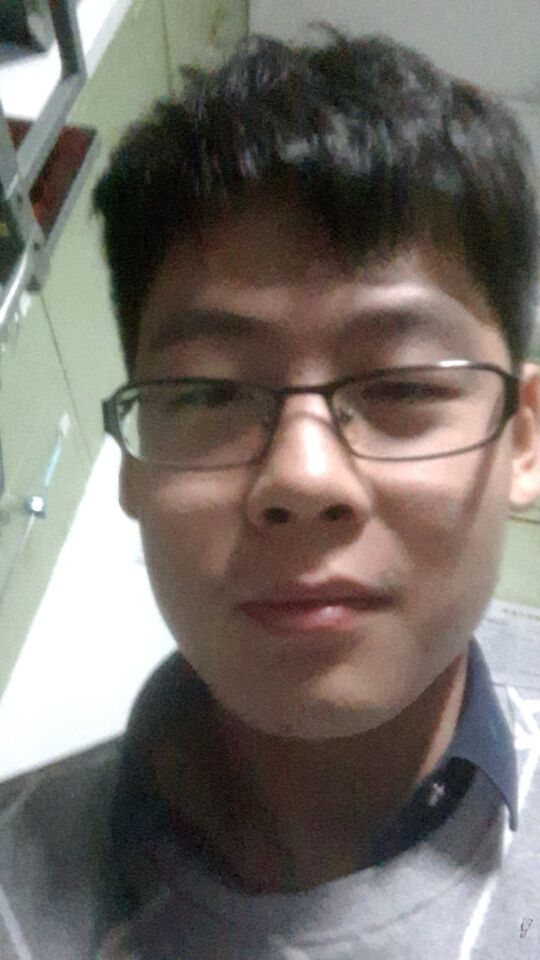
%> input picture hybrid/wo.jpg, 540 x 960 px
$ octave hybrid_image_starter.m   (GNU Octave 9; MATLAB toolbox functions it lacks are replaced by stand-ins)
%> lines starting %> are read from the running program, lines starting %| are printed output that depends on the picture
### hybrid/align_images.m
function [im1, im2] = align_images(im1, im2)
% Aligns im1 and im2 (translation, scale, rotation) after getting two pairs
% of points from the user.  In the output of im1 and im2, the two pairs of
% points will have approximately the same coordinates.

% get image sizes
[h1, w1, b1] = size(im1);
[h2, w2, b2] = size(im2);

% displays image
figure(1), hold off, imagesc(im1), axis image, colormap gray

% gets two points from the user
disp('Select two points from each image define rotation, scale, translation')
[x1, y1] = ginput(2);
cx1 = mean(x1); cy1 = mean(y1);
figure(1), hold off, imagesc(im2), axis image
[x2, y2] = ginput(2);
cx2 = mean(x2); cy2 = mean(y2);

% translate first so that center of ref points is center of image
tx = round((w1/2-cx1)*2);
if tx > 0,  im1 = padarray(im1, [0 tx], 'pre');
else        im1 = padarray(im1, [0 -tx], 'post');
end
ty = round((h1/2-cy1)*2);
if ty > 0,  im1 = padarray(im1, [ty 0], 'pre');
else        im1 = padarray(im1, [-ty 0], 'post');
end
tx = round((w2/2-cx2)*2) ;
if tx > 0,  im2 = padarray(im2, [0 tx], 'pre');
else        im2 = padarray(im2, [0 -tx], 'post');
end
ty = round((h2/2-cy2)*2);
if ty > 0,  im2 = padarray(im2, [ty 0], 'pre');
else        im2 = padarray(im2, [-ty 0], 'post');
end

% downscale larger image so that lengths between ref points are the same
len1 = sqrt((y1(2)-y1(1)).^2+(x1(2)-x1(1)).^2);
len2 = sqrt((y2(2)-y2(1)).^2+(x2(2)-x2(1)).^2);
dscale = len2 ./ len1;
if dscale < 1
    im1 = imresize(im1, dscale, 'bilinear');
else
    im2 = imresize(im2, 1./dscale, 'bilinear');
end


% rotate im1 so that angle between points is the same
theta1 = atan2(-(y1(2)-y1(1)), x1(2)-x1(1)); % in matlab, y==1 is at the top of the N x M image, and y==N is at the bottom
theta2 = atan2(-(y2(2)-y2(1)), x2(2)-x2(1));
dtheta = theta2-theta1;
im1 = imrotate(im1, dtheta*180/pi, 'bilinear'); % imrotate uses degree units

% Crop images (on both sides of border) to be same height and width
[h1, w1, b1] = size(im1);
[h2, w2, b2] = size(im2);

minw = min(w1, w2);
brd = (max(w1, w2)-minw)/2;
if minw == w1 % crop w2
    im2 = im2(:, (ceil(brd)+1):end-floor(brd), :);
    tx = tx-ceil(brd);
else
    im1 = im1(:, (ceil(brd)+1):end-floor(brd), :);
    tx = tx+ceil(brd);
end

minh = min(h1, h2);
brd = (max(h1, h2)-minh)/2;
if minh == h1 % crop w2
    im2 = im2((ceil(brd)+1):end-floor(brd), :, :);
    ty = ty-ceil(brd);
else
    im1 = im1((ceil(brd)+1):end-floor(brd), :, :);
    ty = ty+ceil(brd);
end

figure(1), hold off, imagesc(im1), axis image, colormap gray
figure(2), hold off, imagesc(im2), axis image, colormap gray

### hybrid/hybrid_image_starter.m
close all; % closes all figures

% read images and convert to single format
im1 = im2single(imread('./wo.jpg'));
im2 = im2single(imread('./ta.jpg'));
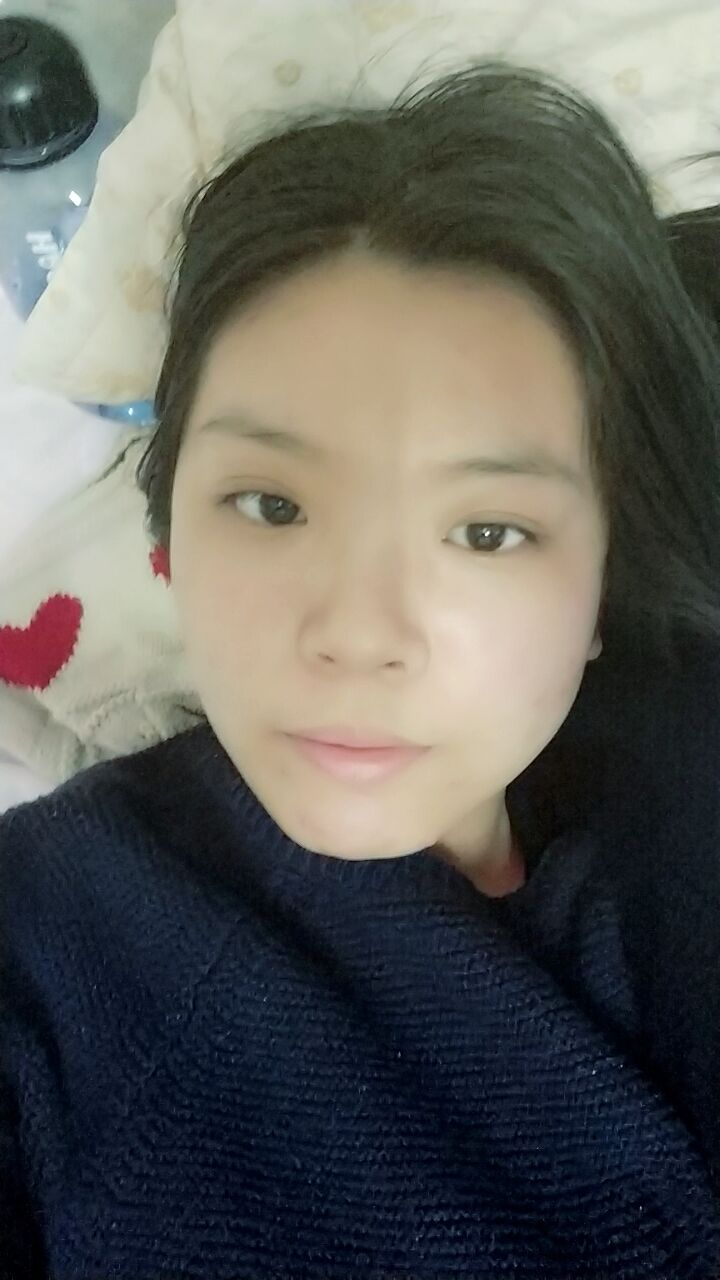
%> input picture hybrid/ta.jpg, 720 x 1280 px
im1 = rgb2gray(im1); % convert to grayscale
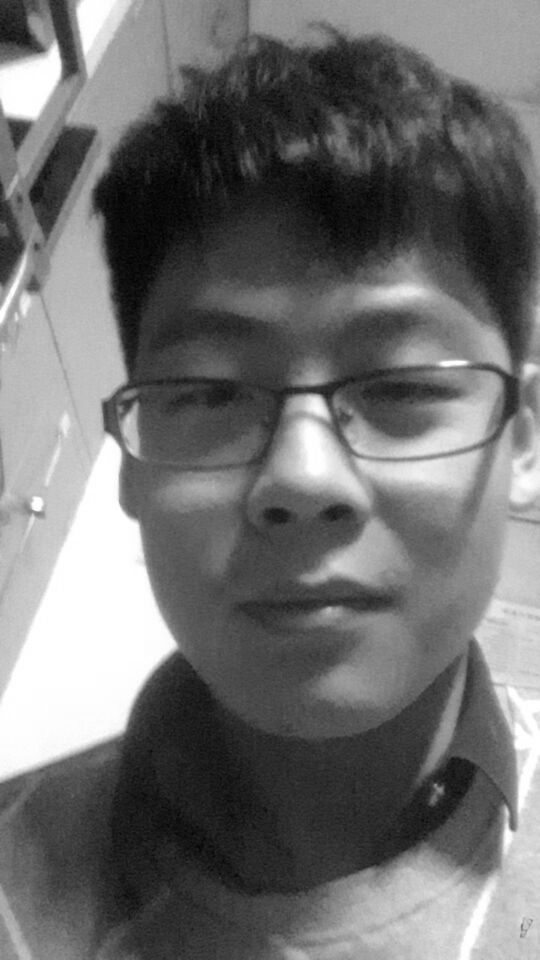
%> im1: size 960x540 single; min 0.00117, max 1, mean 0.438
im2 = rgb2gray(im2);
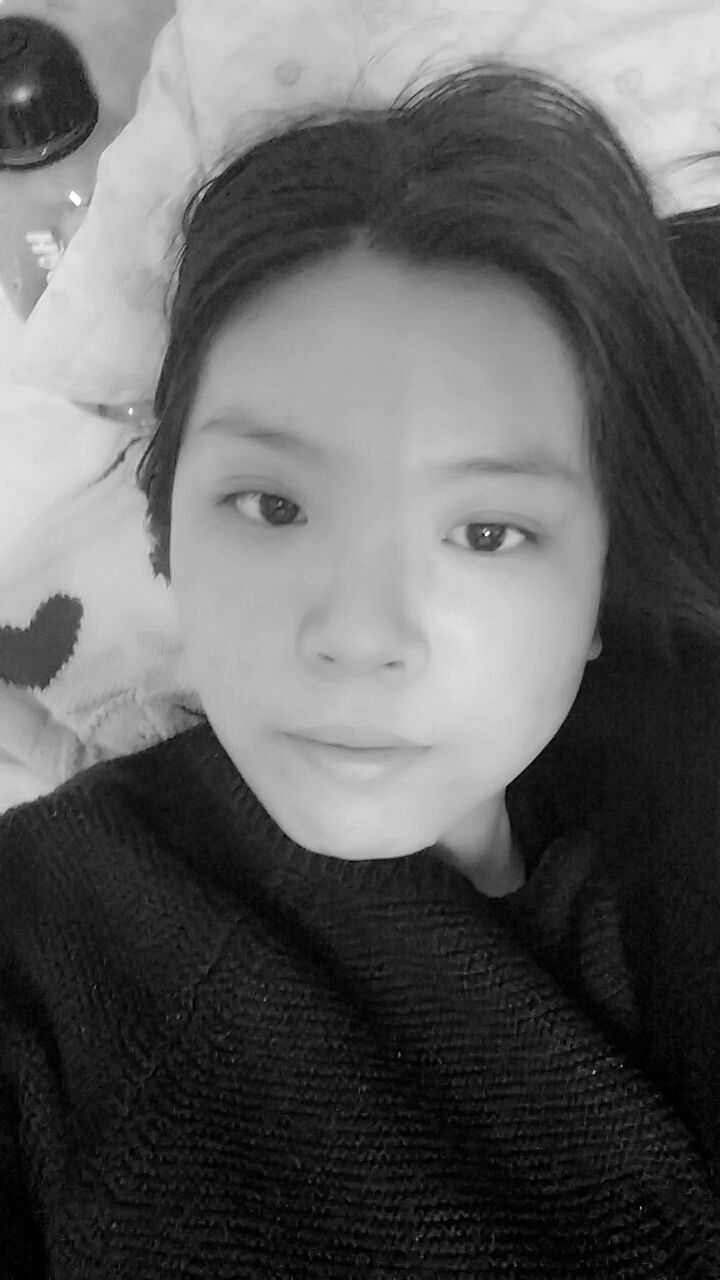
%> im2: size 1280x720 single; min 0, max 0.997, mean 0.379

% use this if you want to align the two images (e.g., by the eyes) and crop
% them to be of same size
[im2, im1] = align_images(im2, im1);
%> the run ends on the next line
